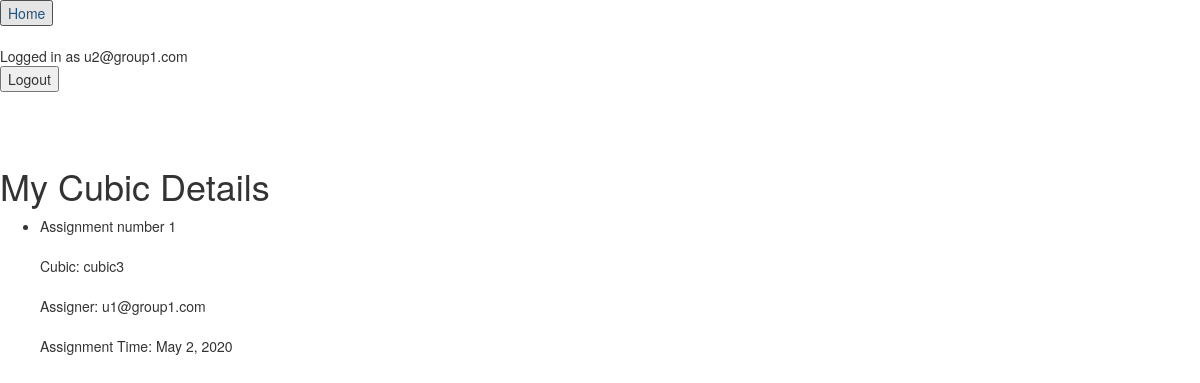
/users/mycubic/ (signed in), run on an earlier commit of the app's database.
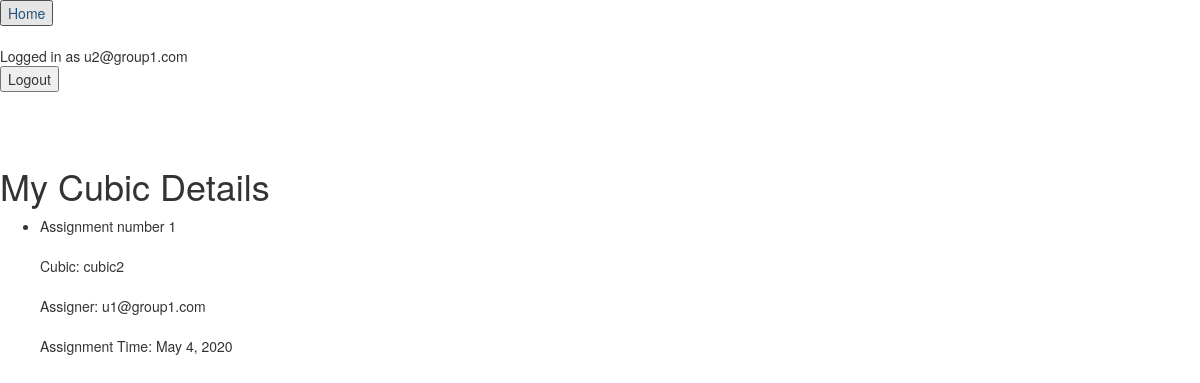
And on a later commit of the database.
### custom_user/models.py (models this page shows, shortened)
class CustomUser(AbstractBaseUser):
    email = models.EmailField(
        verbose_name='email address',
        max_length=255,
        unique=True,
    )
    active = models.BooleanField(default=True)
    staff = models.BooleanField(default=False)  # a admin user; non super-user
    admin = models.BooleanField(default=False)  # a superuser
    objects = UserManager()
    USERNAME_FIELD = 'email'
    REQUIRED_FIELDS = []  # Email & Password are required by default.
    employee_number = models.CharField(max_length=MAX_LENGTH, unique=True)  #TODO: unique? think about admins( now they are always 0)
    start_date = models.DateField(null=True, blank=True)
    end_date = models.DateField(null=True, blank=True)
    percentage = models.CharField(choices=(('full_time', 'full_time'), ('part_time', 'part_time')), max_length=MAX_LENGTH,
                                  default="full_time")
    business_group = models.ForeignKey(BusinessGroup, on_delete=models.CASCADE)
    focal_point = models.BooleanField(default=False)
    space_planner = models.BooleanField(default=False)
    def __str__(self):              # __unicode__ on Python 2
        return self.email
    @property
    def is_active(self):
        return self.active

### assign/models.py (models this page shows, shortened)
class AssignUserCubic(models.Model):
    assigner = models.ForeignKey(CustomUser, on_delete=models.CASCADE, related_name='+')  #TODO: type should be focal point or higher?
    time = models.DateField(null=True, blank=True, default=timezone.now())
    assigned_user = models.ForeignKey(CustomUser, on_delete=models.CASCADE, related_name='+')
    cubic = models.ForeignKey(Cubic, on_delete=models.CASCADE)
    class Meta:
        unique_together = (("assigned_user", "cubic"),)

### facilities/models.py (models this page shows, shortened)
class Cubic(models.Model):
    id = models.CharField(primary_key=True, max_length=MAX_LENGTH)
    type = models.CharField(choices=(('shared', 'shared'), ('private', 'private')), max_length=MAX_LENGTH)
    space = models.ForeignKey(Space, on_delete=models.CASCADE)
    business_group = models.ForeignKey(BusinessGroup, on_delete=models.CASCADE)
    area = models.DecimalField(decimal_places=5, max_digits=10)
    def __str__(self):
        return self.id

### custom_user/views.py (the view)
# urls.py: path('mycubic/', custom_user_views.get_my_cubic, name='mycubic'),
@login_required()
def get_my_cubic(request):
    assignments = AssignUserCubic.objects.filter(assigned_user=request.user)
    return render(request, 'custom_user/mycubic.html',
                  {'assignments': assignments})

### custom_user/templates/custom_user/mycubic.html
{% extends 'custom_user/base.html' %}
{% block content %}
<body>
<h1>My Cubic Details</h1>
    {% if assignments%}
    <ul>
        {% for assignment in assignments%}
        <li>
            Assignment number {{ forloop.counter }}
            <br>
            <br>
            Cubic: {{assignment.cubic}}
            <br>
            <br>
            Assigner: {{assignment.assigner}}
            <br>
            <br>
            Assignment Time: {{assignment.time}}
            <br>
            <br>
        </li>
        {% endfor %}
    </ul>
    {% else %}
        <p>You have no cubics assigned</p>
    {% endif %}
</body>
{% endblock %}

### custom_user/templates/custom_user/base.html (shortened to what this page needs)
<head>
    <link rel="stylesheet" href="https://maxcdn.bootstrapcdn.com/bootstrap/3.3.7/css/bootstrap.min.css" />
  <link rel="stylesheet" href="https://cdnjs.cloudflare.com/ajax/libs/datepicker/0.6.5/datepicker.min.css" />
</head>
<a href="{% url 'homepage' %}">
    <input type="button" value="Home">
</a>
{% if user.is_authenticated %}
Logged in as {{user.email}}
<form action="{% url 'logoutuser'%}" method="POST">
    <button type="submit">Logout</button>
</form>
{% else %}
<a href="{% url 'signupuser'%}">Sign Up</a>
<a href="{% url 'loginuser'%}">Log In</a>
{% endif %}
{% block content %}
{% endblock %}

What changed in the data, as far as the page shows it:
removed AssignUserCubic: cubic "cubic3", assigner "u1@group1.com", time "May 2, 2020"
added AssignUserCubic: cubic "cubic2", assigner "u1@group1.com", time "May 4, 2020"
